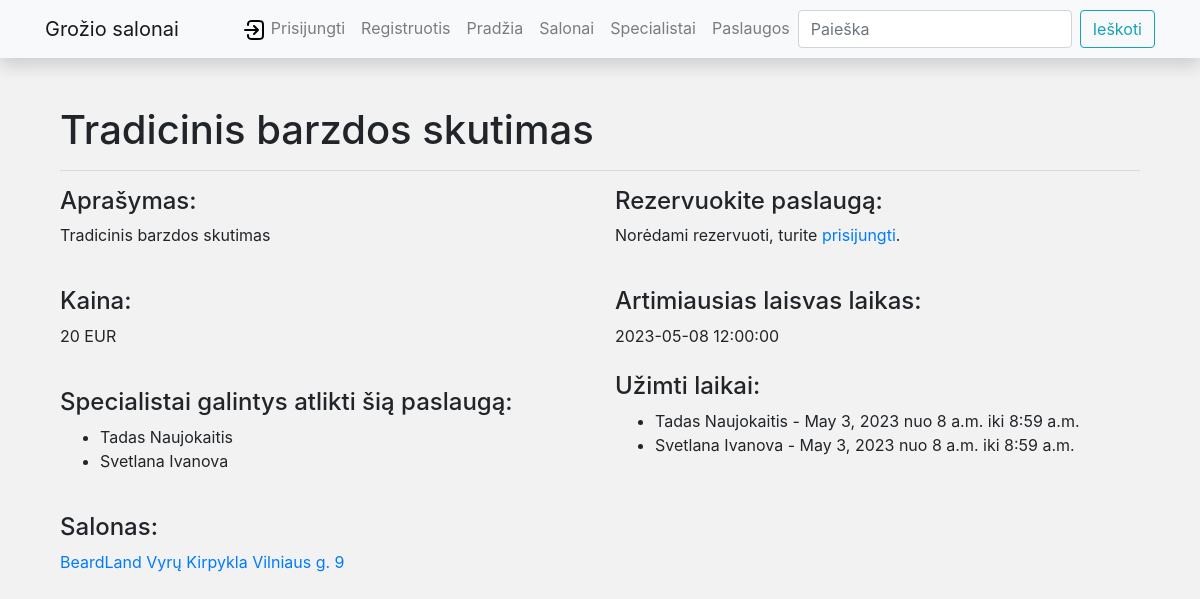
The app's page /salono_rezervacijos/paslaugos/12, older data.
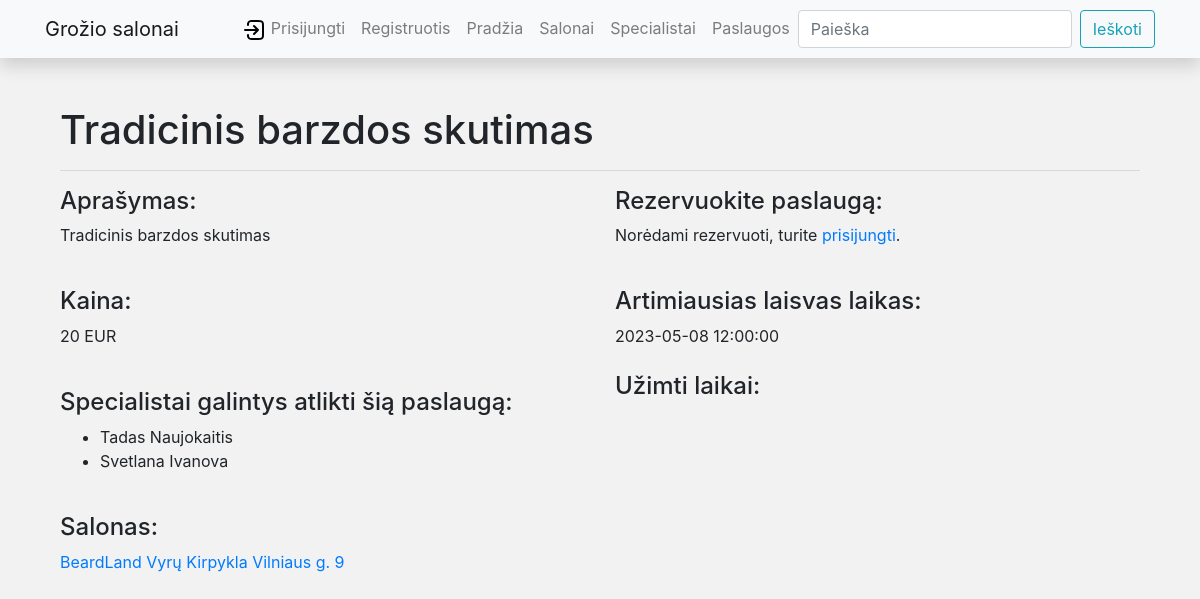
The same page, newer data.
### salono_rezervacijos/models.py (models this page shows, shortened)
class Specialistas(models.Model):
    vardas = models.CharField(max_length=255)
    pavarde = models.CharField(max_length=255)
    patirtis = models.IntegerField()
    description = HTMLField(default="Apie specialista")
    cover = models.ImageField("Specialisto nuotrauka", upload_to="covers", null=True)
    paslaugos_id = models.ForeignKey(Paslauga, on_delete=models.SET_NULL, related_name="specialistas_rn", null=True,
                                     blank=True)
    klientas = models.ForeignKey(User, on_delete=models.SET_NULL, null=True, blank=True)
    class Meta:
        verbose_name = "Specialistas"
        verbose_name_plural = "Specialistai"
    def __str__(self):
        return f"{self.vardas} {self.pavarde}"

class PaslaugosRezervacija(models.Model):
    date_created = models.DateTimeField(default=timezone.now() + timezone.timedelta(hours=3))
    laikas_nuo = models.DateTimeField("Laikas nuo", null=True, blank=True)
    laikas_iki = models.DateTimeField("Laikas iki", null=True, blank=True)
    specialistas_id = models.ForeignKey(Specialistas, related_name='spec_paslaugos_rez_rn', on_delete=models.CASCADE,
                                        null=True, blank=True)
    paslaugos_id = models.ForeignKey(Paslauga, on_delete=models.CASCADE, null=True, blank=True)
    klientas = models.ForeignKey(User, on_delete=models.SET_NULL, null=True, blank=True)
    class Meta:
        verbose_name = 'Rezervacija'
        verbose_name_plural = 'Rezervacijos'
        ordering = ['date_created']

### salono_rezervacijos/views.py (the view, shortened to what this page needs)
# urls.py: path("paslaugos/<int:pk>", views.PaslaugoaDetailView.as_view(), name='paslauga-detail_n'),
class PaslaugoaDetailView(generic.edit.FormMixin, generic.DetailView):
    model = Paslauga
    context_object_name = 'paslauga'
    template_name = 'paslauga_detail.html'
    form_class = PaslaugosRezervacijaForm
    def get_context_data(self, **kwargs):
        context = super().get_context_data(**kwargs)
        reservations = PaslaugosRezervacija.objects.filter(paslaugos_id=self.object)
        specialistai = Specialistas.objects.filter(paslaugos_id=self.object)
        now = datetime.now()
        time_list = []
        for specialistas_obj in specialistai:
            start_time = datetime.combine(datetime.today(), datetime.strptime('08:00', '%H:%M').time())
            end_time = datetime.combine(datetime.today(), datetime.strptime('18:00', '%H:%M').time())
            while start_time <= end_time:
                if start_time >= now:
                    time_list.append(start_time.strftime('%Y-%m-%d %H:%M:%S'))
                start_time += timedelta(hours=1)
        for rezervacijos_obj in reservations: #jei yra ismetu
            rezervacijos_time_str = rezervacijos_obj.laikas_nuo.strftime('%Y-%m-%d %H:%M:%S')
            if rezervacijos_time_str in time_list:
                time_list.remove(rezervacijos_time_str)
        if not time_list:
            time_list.append("Šiandien laisvų laikų neturime")
        context['laisvi_laikai'] = min(time_list)
        return context

### salono_rezervacijos/forms.py
class PaslaugosRezervacijaForm(forms.ModelForm):
    class Meta:
        model = PaslaugosRezervacija
        fields = ('paslaugos_id', 'klientas', 'specialistas_id', 'laikas_nuo', 'laikas_iki')
        widgets = {
            'paslaugos_id': forms.HiddenInput(),
            'klientas': forms.HiddenInput(),
            'specialistas_id': forms.HiddenInput(),
            'laikas_nuo': DateTimeInput(attrs={'type': 'datetime-local'}),
            'laikas_iki': forms.HiddenInput(),
        }

### salono_rezervacijos/models.py (called while the page is built)
    def __str__(self):
        return f"{self.pavadinimas} {self.adresas}"

### salono_rezervacijos/templates/paslauga_detail.html
{% extends "base.html" %}
{% block content %}
<div class="container">
    <h1>{{ paslauga.title }}</h1>
    <hr>
    <div class="row">
    <div class="col-md-6">
        <h4>Aprašymas:</h4>
        <p>{{ paslauga.summary }}</p>
        <br>
        <h4>Kaina:</h4>
        <p>{{ paslauga.kaina }}</p>
        <br>
        <h4>Specialistai galintys atlikti šią paslaugą:</h4>
        <ul>
            {% for specialistai_obj in paslauga.specialistas_rn.all %}
            <li>{{ specialistai_obj }}</li>
            {% endfor %}
        </ul>
    </div>
    <div class="col-md-6">
        <h4>Rezervuokite paslaugą:</h4>
        {% if user.is_authenticated %}
        <form method="post">
            {% csrf_token %}
            <div class="form-group">
                {{ form.content }}
            </div>
            <div class="form-group">
                <label for="id_laikas_nuo">Pasirinkite laiką:</label>
                <input type="datetime-local" id="id_laikas_nuo" name="laikas_nuo" step="3600" required>
            </div>
            <button type="submit" class="btn btn-primary">Rezervuoti</button>
        </form>
        {% else %}
        <p>Norėdami rezervuoti, turite <a href="{% url 'login' %}">prisijungti</a>.</p>
        {% endif %}
        <br>
        <h4>
            Artimiausias laisvas laikas:
        </h4>
        <span>{{ laisvi_laikai }}</span>
        <br>
        <br>
        <h4>Užimti laikai:</h4>
        <ul>
            {% for specialistas_obj in paslauga.specialistas_rn.all %}
            {% for rezervacija_obj in specialistas_obj.spec_paslaugos_rez_rn.all %}
            <li>
                {{ specialistas_obj }} - {{ rezervacija_obj.laikas_nuo.date }} nuo {{ rezervacija_obj.laikas_nuo.time }} iki {{ rezervacija_obj.laikas_iki.time }}
            </li>
            {% endfor %}
            {% endfor %}
        </ul>
    </div>
</div>
<br>
<h4>Salonas:</h4>
<p><a href="{% url 'salonas_n' paslauga.salono_id.id %}">{{ paslauga.salono_id }}</a></p>
</div>
{% endblock %}

Row changes from the older to the newer data that the page shows:
removed PaslaugosRezervacija: {{ specialistas_obj }} "Tadas Naujokaitis", laikas_nuo "May 3, 2023", laikas_nuo.time "8 a.m.", laikas_iki.time "8:59 a.m.", shown under Specialistas "Tadas Naujokaitis"
removed PaslaugosRezervacija: {{ specialistas_obj }} "Svetlana Ivanova", laikas_nuo "May 3, 2023", laikas_nuo.time "8 a.m.", laikas_iki.time "8:59 a.m.", shown under Specialistas "Svetlana Ivanova"
